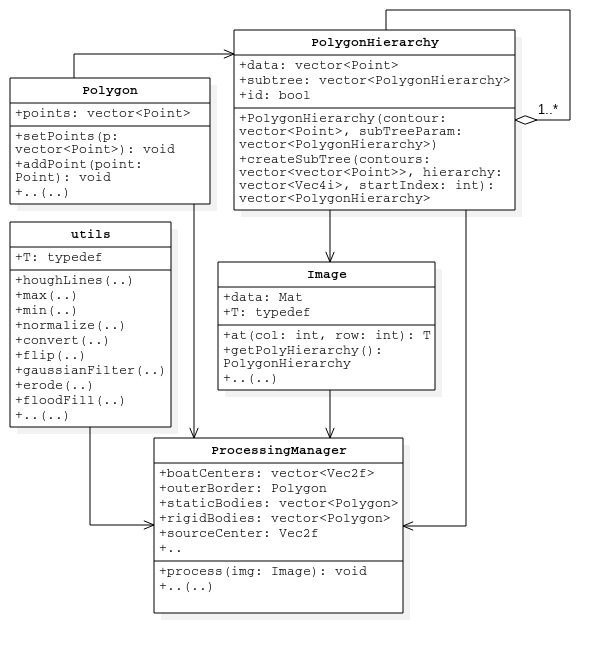
//> input picture img/ImageProcessing/UML_ImgProc_JPG.jpg, 611 x 653 px
$ ./opencv-test UML_ImgProc_JPG.jpg   (built with g++ and OpenCV 4)
//> lines starting //> are read from the running program, lines starting //| are printed output that depends on the picture; after the words box and inside, x2 and y2 are one past the last pixel; in counts of white or black regions, pixels touching at a corner belong together
//> further down, src is the input picture: 653 rows x 611 cols, CV_8UC1; min 0, max 255, mean 243.9
#include <opencv2/highgui/highgui.hpp>
#include <opencv2/imgproc/imgproc.hpp>

#include <iostream>
#include <cmath>
#include <algorithm>

using namespace cv;
using namespace std;

void help() {
	cout
			<< "\nThis program demonstrates line finding with the Hough transform.\n"
					"Usage:\n"
					"./houghlines <image_name>, Default is pic1.jpg\n" << endl;
}

Mat houghLines(Mat img, int angleSteps, int distanceSteps) {
//> called with angleSteps = 200, distanceSteps = 200

	// TODO: nicht optimal, es muss nur der halbe Winkelbereich durchgegangen werden
	// und es wäre besser für die Distanzen, wenn der Ursprung im Zentrum sitzt
	int width = img.cols;
//> width = 611
	int height = img.rows;
//> height = 653
	float angleStepwidth = 2 * M_PI / angleSteps;
	float maxDist = sqrt(width * width + height * height);
//> maxDist = 894.3
	int halfDistanceSteps = distanceSteps / 2;
	float stepsPerDist = halfDistanceSteps / maxDist;
//> stepsPerDist = 0.112

	Mat result = Mat::zeros(distanceSteps, angleSteps, CV_32S);

	for (int x = 0; x < width; ++x) {
		for (int y = 0; y < height; ++y) {
			if (img.at<uint8_t>(y, x) > 0) {
				float angle = 0.0;
				for (int i = 0; i < angleSteps; ++i) {
					// TODO: Rundung hier ist nicht korrekt und optimalerweise muss das min und das max auch nicht hier hin
					int32_t distanceIndex = halfDistanceSteps
							+ static_cast<int32_t>(stepsPerDist
									* (x * sin(angle) + y * cos(angle)) + 0.5);
					++result.at<int32_t>(
							std::max(0,
									std::min(distanceSteps - 1, distanceIndex)),
							i);
					angle += angleStepwidth;
				}
			}
		}
	}
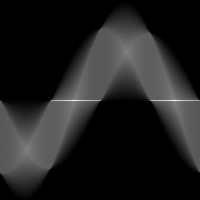
//> result: 200 rows x 200 cols, CV_32SC1; min 0, max 15802, mean 1994.3; drawn with min black and max white

	return result;
}

template<typename T> T max(Mat img) {
	T maxValue = std::numeric_limits<T>::min();
	for (int x = 0; x < img.cols; ++x) {
		for (int y = 0; y < img.rows; ++y) {
			T val = img.at<T>(y, x);
			if (val > maxValue) {
				maxValue = val;
			}
		}
	}

	return maxValue;
}

template<typename T> T min(Mat img) {
	T minValue = std::numeric_limits<T>::max();
	for (int x = 0; x < img.cols; ++x) {
		for (int y = 0; y < img.rows; ++y) {
			T val = img.at<T>(y, x);
			if (val < minValue) {
				minValue = val;
			}
		}
	}
//> after the loop, minValue = 0

	return minValue;
}

template<typename From, typename To> Mat normalize(Mat img, bool useMin = true,
		To newMin = std::numeric_limits<To>::min(), To newMax =
				std::numeric_limits<To>::max()) {
	From minVal = useMin ? min<From>(img) : From(0);
//> minVal = 0
	From maxVal = max<From>(img);
//> the loop in max, `for (int x = 0; x < img.cols; ++x)` made 200 passes
//> maxValue on passes 1 to 3: 5499, 5499, 5499
//> after the loop in max, `for (int x = 0; x < img.cols; ++x)`: maxValue = 15802
//> maxVal = 15802
	From fromDist = maxVal - minVal;
//> fromDist = 15802

	if (fromDist <= 0) {
		fromDist = 1;
	}

	Mat dest(img.rows, img.cols, DataType<To>::type);

	for (int x = 0; x < img.cols; ++x) {
		for (int y = 0; y < img.rows; ++y) {
			auto val = newMin
					+ (img.at<From>(y, x) - minVal) * (newMax - newMin) / fromDist;
			dest.at<To>(y, x) = static_cast<To>(std::max(
					static_cast<decltype(val)>(newMin),
					std::min(static_cast<decltype(val)>(newMax), val)));
		}
	}

	return dest;
}

template<typename From, typename To> Mat convert(Mat img) {
	Mat dest(img.rows, img.cols, DataType<To>::type);

	for (int x = 0; x < img.cols; ++x) {
		for (int y = 0; y < img.rows; ++y) {
			dest.at<To>(y, x) = static_cast<To>(img.at<From>(y, x));
		}
	}

	return dest;
}

template<typename In1, typename In2, typename Out, typename Func> Mat applyFunction(
		Mat first, Mat second, Func func) {
	if (first.cols != second.cols || first.rows != second.rows) {
		std::cout << "No matching size!\n";
		return Mat();
	}

	Mat result(first.rows, first.cols, DataType<Out>::type);

	for (int x = 0; x < first.cols; ++x) {
		for (int y = 0; y < first.rows; ++y) {
			result.at<Out>(y, x) = func(first.at<In1>(y, x),
					second.at<In2>(y, x));
		}
	}

	return result;
}

int main(int argc, char** argv) {
	std::string filename = argc >= 2 ? argv[1] : "img.png";
	filename = "../data/" + filename;

	Mat src = imread(filename, 0);
	if (src.empty()) {
		help();
		cout << "can not open " << filename << endl;
		return -1;
	}

	Mat hough = houghLines(src, 200, 200);

	Mat dest = normalize<int32_t, uint8_t>(hough);

	Mat averageFilter = (1.0 / 25.0) * Mat::ones(5, 5, CV_32F);
	float gaussArray[3][3] = { { 1.0, 2.0, 1.0 }, { 2.0, 4.0, 2.0 }, { 1.0, 2.0,
			1.0 } };
	float sobelXArray[3][3] = { { -1, 0, 1 }, { -2, 0, 2 }, { -1, 0, 1 } };
	float sobelYArray[3][3] = { { -1, -2, -1 }, { 0, 0, 0 }, { 1, 2, 1 } };
	float laplaceArray[3][3] = { { 0, -1, 0 }, { -1, 4, -1 }, { 0, -1, 0 } };
	// Mat gaussianFilter = (1.0 / 16.0) * Mat(3, 3, CV_32F, gaussArray);
	Mat gaussianFilter = getGaussianKernel(7, 1.0, CV_32F);
	Mat sobelXFilter = Mat(3, 3, CV_32F, sobelXArray);
	Mat sobelYFilter = Mat(3, 3, CV_32F, sobelYArray);
	Mat laplaceFilter = Mat(3, 3, CV_32F, laplaceArray);

	Mat avgDest(src.rows, src.cols, CV_32F);
	Mat gaussDest(src.rows, src.cols, CV_32F);
	Mat sobelXDest(src.rows, src.cols, CV_32F);
	Mat sobelYDest(src.rows, src.cols, CV_32F);
	Mat laplaceDest(src.rows, src.cols, CV_32F);

	filter2D(src, avgDest, CV_32F, averageFilter, Point(-1, -1), 0,
			BORDER_REFLECT);
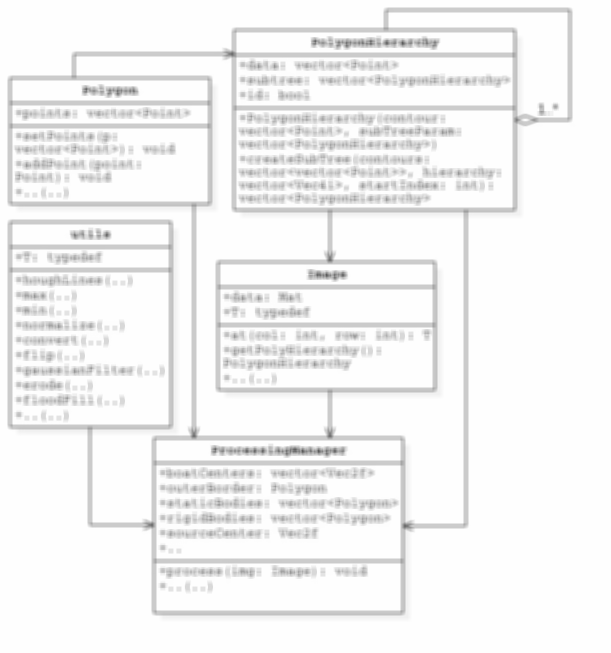
//> avgDest: 653 rows x 611 cols, CV_32FC1; min 92.2, max 255, mean 243.9
	filter2D(src, gaussDest, CV_32F, gaussianFilter, Point(-1, -1), 0,
			BORDER_REFLECT);
	filter2D(gaussDest, sobelXDest, CV_32F, sobelXFilter, Point(-1, -1), 0,
			BORDER_REFLECT);
	filter2D(gaussDest, sobelYDest, CV_32F, sobelYFilter, Point(-1, -1), 0,
			BORDER_REFLECT);
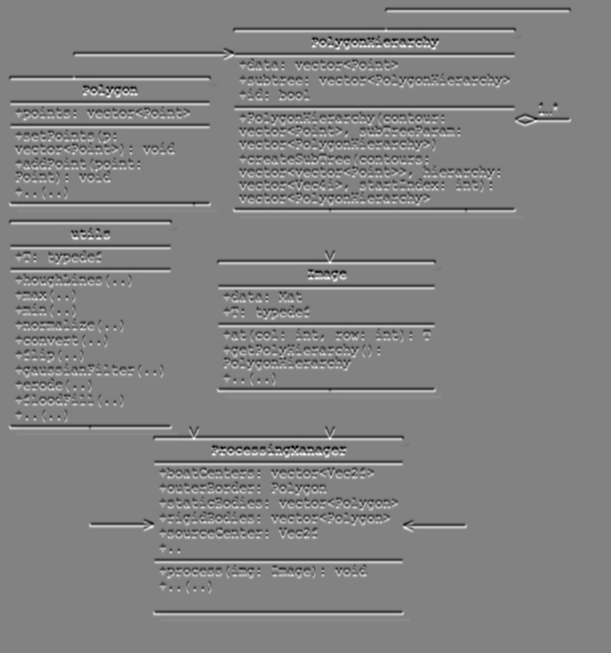
//> sobelYDest: 653 rows x 611 cols, CV_32FC1; min -556.3, max 533.3, mean 0; drawn with min black and max white
	filter2D(gaussDest, laplaceDest, CV_32F, laplaceFilter, Point(-1, -1), 0,
			BORDER_REFLECT);
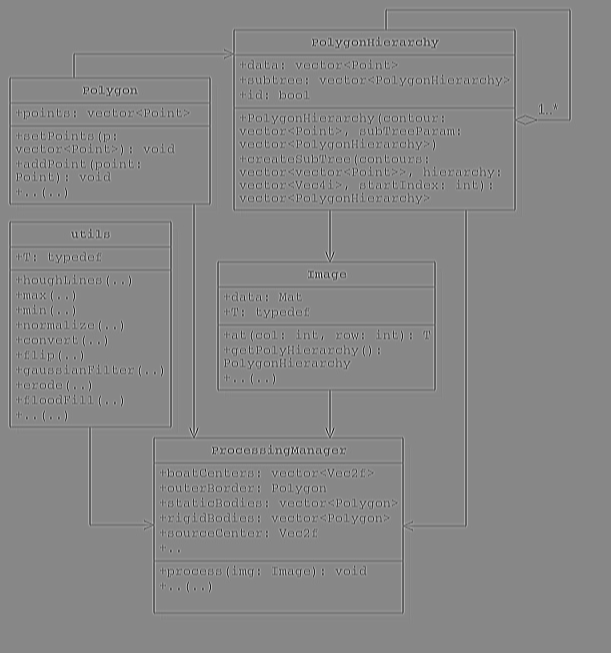
//> laplaceDest: 653 rows x 611 cols, CV_32FC1; min -448.5, max 394.8, mean 0; drawn with min black and max white

	Mat sobelAbs = applyFunction<float, float, float>(sobelXDest, sobelYDest,
			[](float x, float y) -> float {return sqrt(x*x + y*y);});
//> after the loop in applyFunction, `for (int x = 0; x < first.cols; ++x)`:
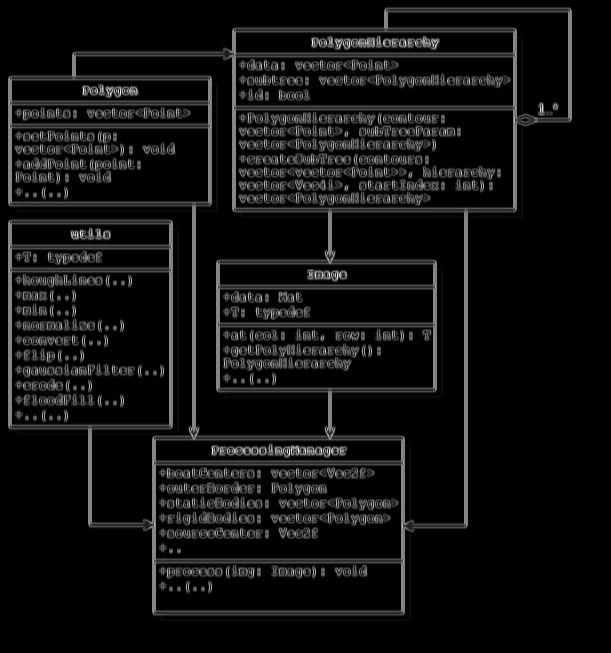
//> result: 653 rows x 611 cols, CV_32FC1; min 0, max 975.5, mean 64.8; drawn with min black and max white
	Mat sobelDir = applyFunction<float, float, float>(sobelXDest, sobelYDest,
			[](float x, float y) -> float {return atan2(y, x);});
//> after the loop in applyFunction (call 2), `for (int x = 0; x < first.cols; ++x)`:
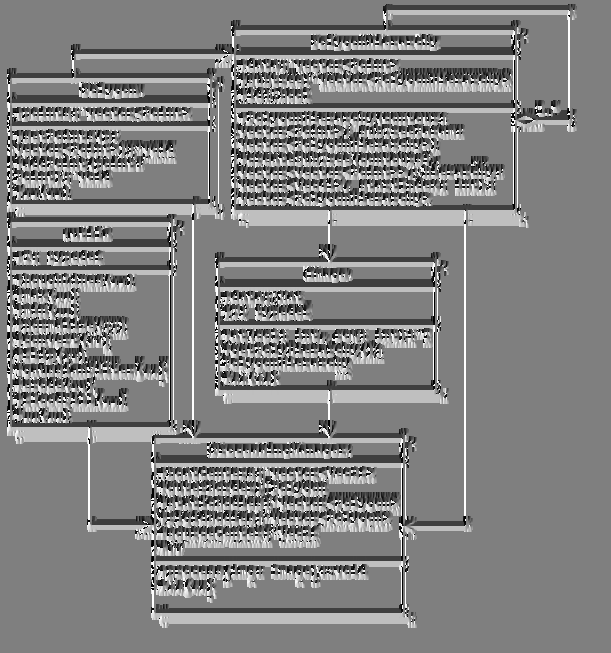
//> result: 653 rows x 611 cols, CV_32FC1; min -3.14, max 3.14, mean 0.0527; drawn with min black and max white

	Mat gauss = convert<float, uint8_t>(gaussDest);
	Mat cannyDest(gauss.rows, gauss.cols, CV_8U);

	Canny(gauss, cannyDest, 40, 120);
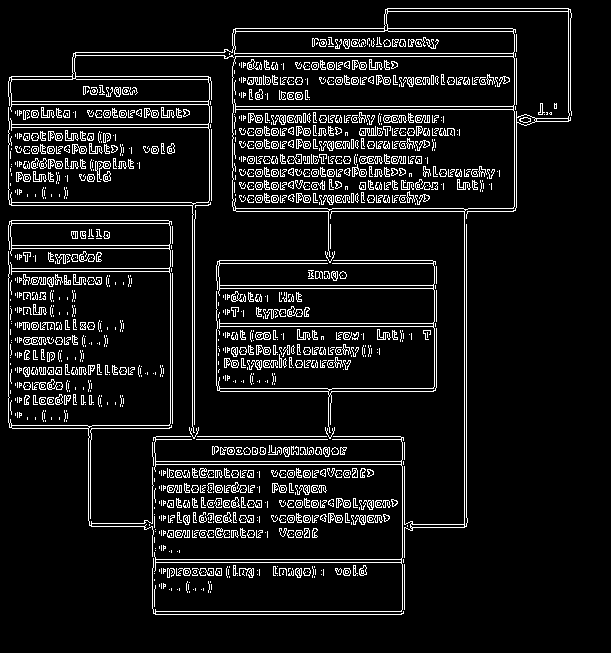
//> cannyDest: 653 rows x 611 cols, CV_8UC1; 8.9% white in thin lines or dots, all inside (x1, y1, x2, y2) = (8, 8, 572, 615)

	imwrite("../data/average.png", convert<float, uint8_t>(avgDest));
	imwrite("../data/gauss.png", convert<float, uint8_t>(gaussDest));
	imwrite("../data/sobelx.png", normalize<float, uint8_t>(sobelXDest));
//> the loop in min (call 2), `for (int x = 0; x < img.cols; ++x)` made 611 passes
//> minValue on passes 1 to 3: 0, 0, 0
//> the loop in max (call 2), `for (int x = 0; x < img.cols; ++x)` made 611 passes
//> maxValue on passes 1 to 3: 1.18e-38, 1.18e-38, 1.18e-38
	imwrite("../data/sobely.png", normalize<float, uint8_t>(sobelYDest));
	imwrite("../data/laplace.png", normalize<float, uint8_t>(laplaceDest));
	imwrite("../data/sobelabs.png", normalize<float, uint8_t>(sobelAbs));
	imwrite("../data/sobeldir.png", normalize<float, uint8_t>(sobelDir));
	imwrite("../data/original.png", src);
	imwrite("../data/canny.png", cannyDest);

	imwrite("../data/hough.png", dest);

	return 0;
}

$ run again, on img/ImageProcessing/MyPic.png
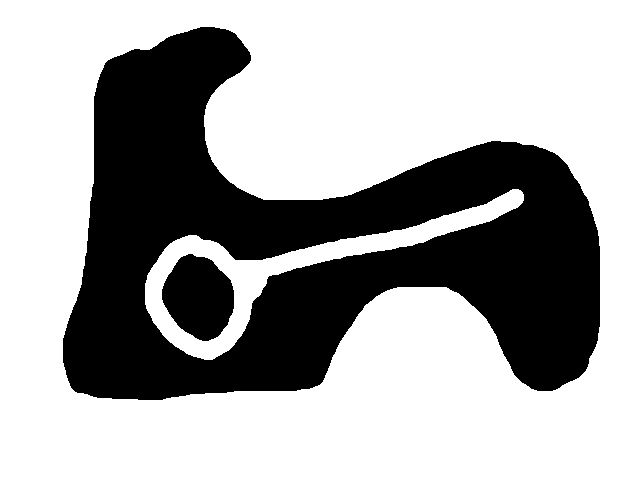
//> input picture img/ImageProcessing/MyPic.png, 640 x 480 px
//> src: 480 rows x 640 cols, CV_8UC1; 66.6% white; 2 black regions, box (x1, y1, x2, y2) and area: (63, 27, 600, 400) 98213, (162, 254, 234, 341) 4541
//> after the loop in houghLines, `for (int x = 0; x < width; ++x)`:
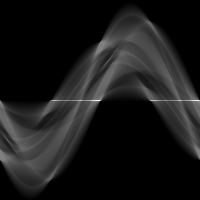
//> result: 200 rows x 200 cols, CV_32SC1; min 0, max 10164, mean 1022.2; drawn with min black and max white
//> after the loop in min, `for (int x = 0; x < img.cols; ++x)`: minValue = 0
//> the loop in max, `for (int x = 0; x < img.cols; ++x)` made 200 passes
//> maxValue on passes 1 to 3: 5120, 5124, 5130
//> after the loop in max, `for (int x = 0; x < img.cols; ++x)`: maxValue = 10164
//> `Canny(gauss, cannyDest, 40, 120);`:
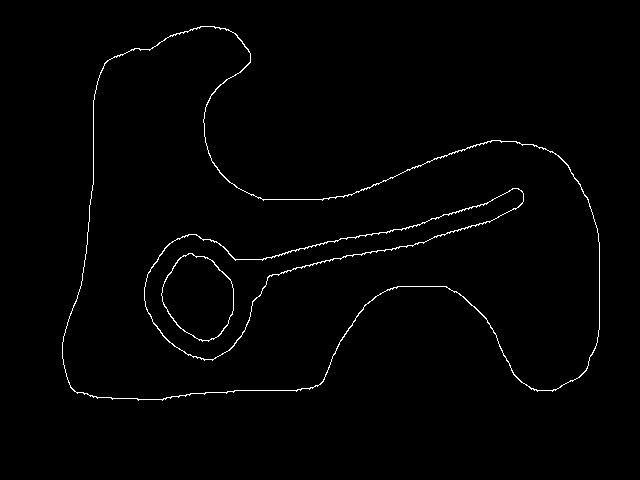
//> cannyDest: 480 rows x 640 cols, CV_8UC1; 1.2% white in thin lines or dots, all inside (x1, y1, x2, y2) = (62, 26, 600, 401)
